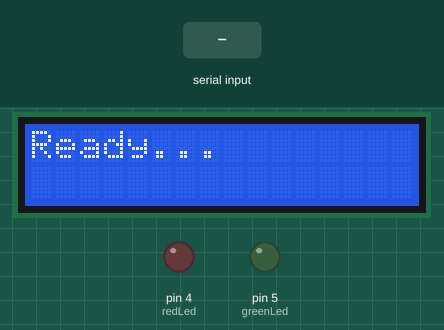
Simulated run of this sketch. Board: Arduino Uno, built with avr-gcc and run on an emulated ATmega328P. Parts: 16×2 character LCD, output pins drawn as LEDs (lit = HIGH). The test bench sets the inputs (shaded band).

Above: at 1.2 s.
1.3 s: "G\n" received over Serial
At 2.8 s:
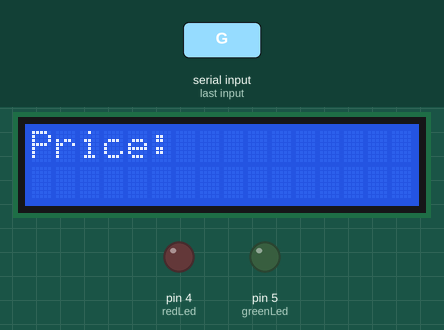
3.3 s: byte 82 ('R') received over Serial
At 3.6 s:
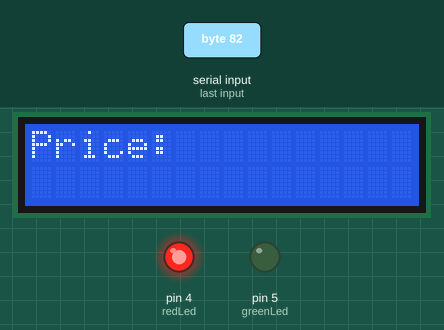
5.3 s: byte 71 ('G') received over Serial
At 5.7 s:
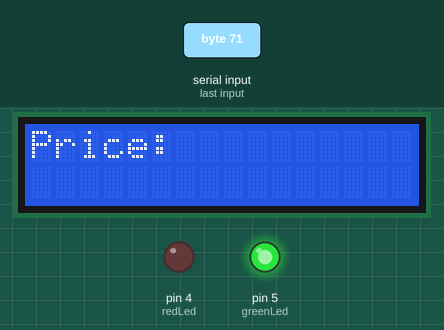
7.3 s: "1\n" received over Serial
At 8.2 s:
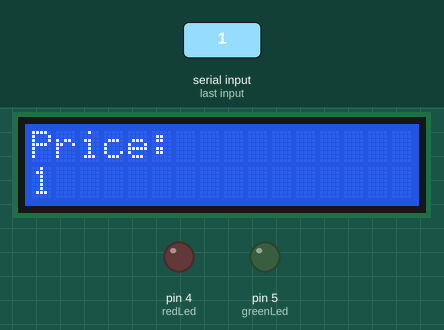
Timing chart, 0 to 9.8 s (numbered marks = the images above; inputs shaded):
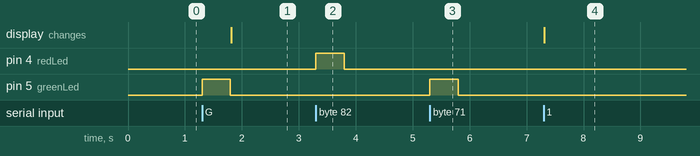

Measured:
- after the input at 1.3 s, pin 5 (greenLed): LOW → HIGH at once, → LOW 0.50 s later; the display: changes after 0.51 s (image 1)
- after the input at 3.3 s, pin 4 (redLed): LOW → HIGH at once, → LOW 0.50 s later
- after the input at 5.3 s, pin 5 (greenLed): LOW → HIGH at once, → LOW 0.50 s later
- after the input at 7.3 s, the display: changes at once (image 4)

The sketch:

Item.ino
```cpp
#include <Wire.h>
#include <LiquidCrystal_I2C.h>

// --- Pins ---
const int greenLed = 5;  // Green LED
const int redLed = 4;    // Red LED

// --- LCD Setup ---
LiquidCrystal_I2C lcd(0x27, 16, 2);  // Change address if needed
String lcdBuffer = "";                // Store incoming text

void setup() {
  Serial.begin(115200);       // Must match Python baud rate
  pinMode(greenLed, OUTPUT);
  pinMode(redLed, OUTPUT);

  // Ensure LEDs start off
  digitalWrite(greenLed, LOW);
  digitalWrite(redLed, LOW);

  // Initialize LCD
  lcd.init();
  lcd.backlight();
  lcd.clear();
  lcd.setCursor(0, 0);
  lcd.print("Ready...");
}

void loop() {
  while (Serial.available() > 0) {
    char incoming = Serial.read();

    // LED control
    if (incoming == 'G') {
      digitalWrite(greenLed, HIGH);
      digitalWrite(redLed, LOW);
      delay(500);
      digitalWrite(greenLed, LOW);
    }
    else if (incoming == 'R') {
      digitalWrite(redLed, HIGH);
      digitalWrite(greenLed, LOW);
      delay(500);
      digitalWrite(redLed, LOW);
    }
    else if (incoming != '\n' && incoming != '\r') {
      // Accumulate characters for LCD display
      lcdBuffer += incoming;
    }
    else if (incoming == '\n') {
      // End of text, print price only
      lcd.clear();
      lcd.setCursor(0, 0);
      lcd.print("Price:");
      lcd.setCursor(0, 1);
      lcd.print(lcdBuffer);  // show price on second line
      lcdBuffer = "";        // clear buffer
    }
  }
}
```
